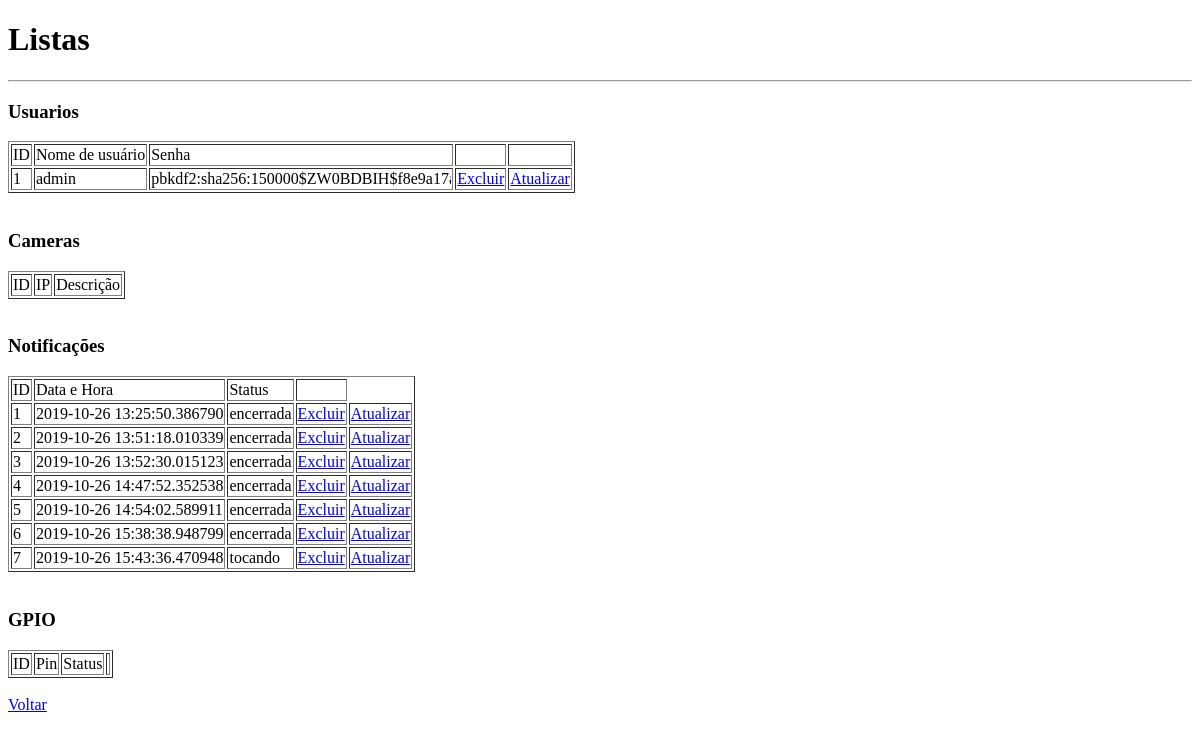
The app's page /lista, older data.
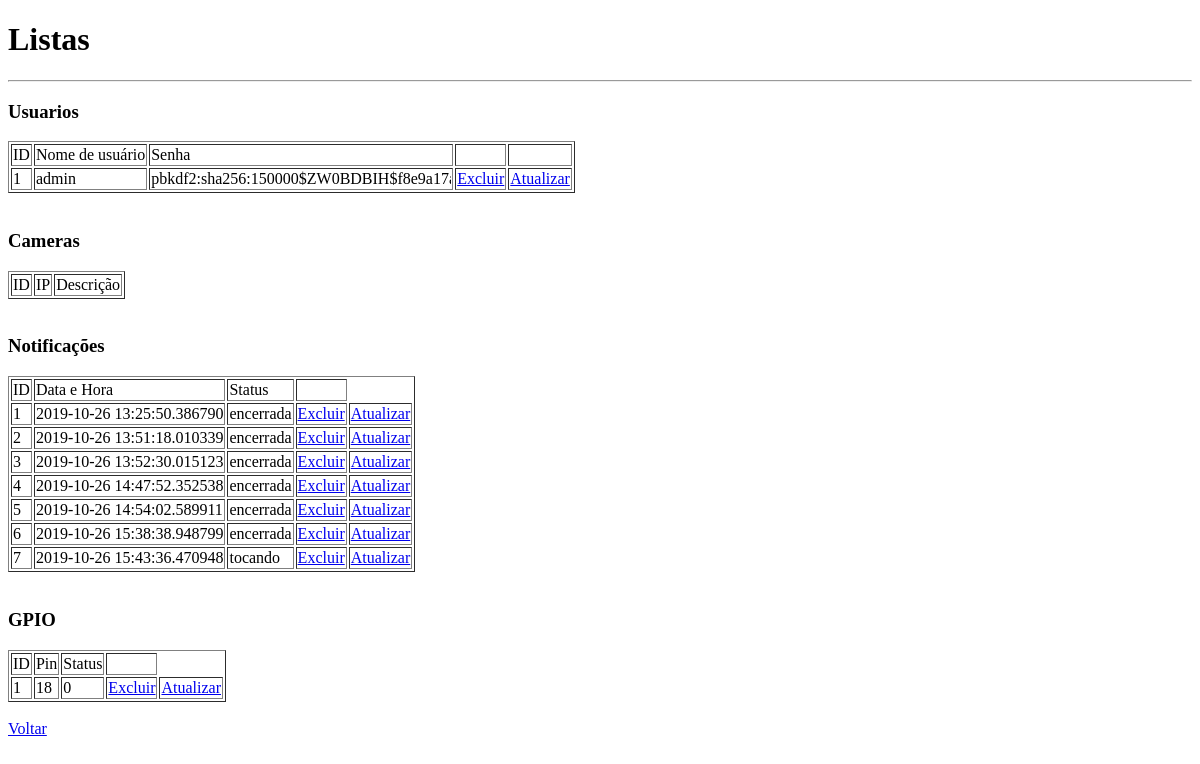
The same page, newer data.
### app.py (models this page shows, shortened)
class Usuario(db.Model):
    __tablename__='usuario'
    _id = db.Column(db.Integer, primary_key=True, autoincrement=True)
    nome = db.Column(db.String, unique=True)
    senha_hash = db.Column(db.String)

class Notificacao(db.Model):
    __tablename__ = 'notificacao'
    _id = db.Column(db.Integer, primary_key=True, autoincrement=True)
    dataehora = db.Column(db.DateTime, default=datetime.datetime.now)
    status = db.Column(db.String)

class Gpio(db.Model):
    __tablename__ = 'gpio'
    _id = db.Column(db.Integer, primary_key=True, autoincrement=True)
    pin = db.Column(db.Integer, unique=True)
    status = db.Column(db.Integer)

### app.py (the view)
@app.route("/lista")
def lista():
    usuarios = Usuario.query.all()
    cameras = Camera.query.all()
    notificacoes = Notificacao.query.all()
    gpios = Gpio.query.all()
    return render_template("lista.html", usuarios=usuarios,
                           cameras=cameras,
                           notificacoes=notificacoes,
                           gpios=gpios)

### templates/lista.html (shortened to what this page needs)
<!DOCTYPE html>
<html>
    <head>
    </head>
    <body>
        <h1>Listas</h1>
        <hr>
        <h3>Usuarios</h3>
        <table border = "1">
            <tr>
                <td>ID</td>
                <td>Nome de usuário</td>
                <td>Senha</td>
                <td></td>
                <td></td>
            </tr>
            {% for usuario in usuarios %}
            <tr>
                <td>{{ usuario._id}}</td>
                <td>{{ usuario.nome}}</td>
                <td ><div style="width:300px; overflow:hidden;">{{ usuario.senha_hash}}</div></td>
                <td><a href="/excluirUsuario/{{usuario._id}}">Excluir</a></td>
                <td><a href="/atualizarUsuario/{{usuario._id}}">Atualizar</a></td>
            </tr>
            {% endfor %}
        </table>
        <br>
        <h3>Cameras</h3>
        <table border = "1">
            <tr>
                <td>ID</td>
                <td>IP</td>
                <td>Descrição</td>
            </tr>
        </table>
        <br>
        <h3>Notificações</h3>
        <table border = "1">
            <tr>
                <td>ID</td>
                <td>Data e Hora</td>
                <td>Status</td>
                <td></td>
            </tr>
            {% for notificacao in notificacoes %}
            <tr>
                <td>{{ notificacao._id}}</td>
                <td>{{ notificacao.dataehora}}</td>
                <td>{{ notificacao.status}}</td>
                <td><a href="/excluirNotificacao/{{notificacao._id}}">Excluir</a></td>
                <td><a href="/atualizarNotificacao/{{notificacao._id}}">Atualizar</a></td>
            </tr>
            {% endfor %}
        </table>
        <br>
        <h3>GPIO</h3>
        <table border = "1">
            <tr>
                <td>ID</td>
                <td>Pin</td>
                <td>Status</td>
                <td></td>
            </tr>
            {% for gpio in gpios %}
            <tr>
                <td>{{ gpio._id}}</td>
                <td>{{ gpio.pin}}</td>
                <td>{{ gpio.status}}</td>
                <td><a href="/excluirGpio/{{gpio._id}}">Excluir</a></td>
                <td><a href="/atualizarGpio/{{gpio._id}}">Atualizar</a></td>
            </tr>
            {% endfor %}
        </table>
        <br>
        <a href="{{url_for('index')}}">Voltar</a>
    </body>
</html>

Row changes from the older to the newer data that the page shows:
added Gpio: _id "1", pin "18", status "0"
